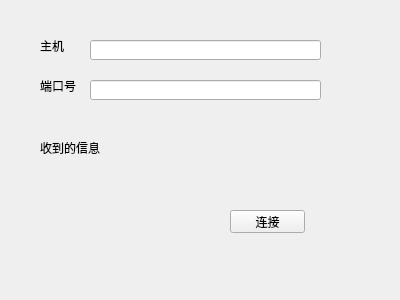
<?xml version="1.0" encoding="UTF-8"?>
<ui version="4.0">
 <class>Widget</class>
 <widget class="QWidget" name="Widget">
  <property name="geometry">
   <rect>
    <x>0</x>
    <y>0</y>
    <width>400</width>
    <height>300</height>
   </rect>
  </property>
  <property name="windowTitle">
   <string>Widget</string>
  </property>
  <widget class="QLabel" name="label">
   <property name="geometry">
    <rect>
     <x>40</x>
     <y>40</y>
     <width>54</width>
     <height>12</height>
    </rect>
   </property>
   <property name="text">
    <string>主机</string>
   </property>
  </widget>
  <widget class="QLabel" name="label_2">
   <property name="geometry">
    <rect>
     <x>40</x>
     <y>80</y>
     <width>54</width>
     <height>12</height>
    </rect>
   </property>
   <property name="text">
    <string>端口号</string>
   </property>
  </widget>
  <widget class="QLineEdit" name="hostLineEdit">
   <property name="geometry">
    <rect>
     <x>90</x>
     <y>40</y>
     <width>231</width>
     <height>20</height>
    </rect>
   </property>
  </widget>
  <widget class="QLineEdit" name="portLineEdit">
   <property name="geometry">
    <rect>
     <x>90</x>
     <y>80</y>
     <width>231</width>
     <height>20</height>
    </rect>
   </property>
  </widget>
  <widget class="QLabel" name="messageLabel">
   <property name="geometry">
    <rect>
     <x>40</x>
     <y>140</y>
     <width>251</width>
     <height>16</height>
    </rect>
   </property>
   <property name="text">
    <string>收到的信息</string>
   </property>
  </widget>
  <widget class="QPushButton" name="pushButton">
   <property name="geometry">
    <rect>
     <x>230</x>
     <y>210</y>
     <width>75</width>
     <height>23</height>
    </rect>
   </property>
   <property name="text">
    <string>连接</string>
   </property>
  </widget>
 </widget>
 <layoutdefault spacing="6" margin="11"/>
 <resources/>
 <connections/>
</ui>
